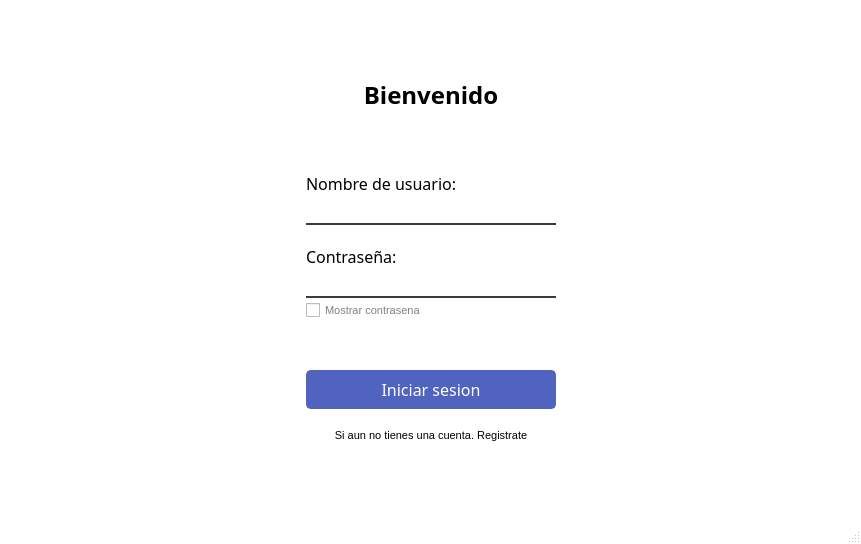
<?xml version="1.0" encoding="UTF-8"?>
<ui version="4.0">
 <class>Login</class>
 <widget class="QMainWindow" name="Login">
  <property name="geometry">
   <rect>
    <x>0</x>
    <y>0</y>
    <width>861</width>
    <height>544</height>
   </rect>
  </property>
  <property name="font">
   <font>
    <family>Open Sans</family>
    <pointsize>12</pointsize>
    <bold>false</bold>
   </font>
  </property>
  <property name="acceptDrops">
   <bool>true</bool>
  </property>
  <property name="windowTitle">
   <string>Asistente Financiero Personal</string>
  </property>
  <property name="styleSheet">
   <string notr="true">QMainWindow {
	background-color: rgb(255, 255, 255)
}

QPushButton#btnRegistrarse{
	border: none;
	background-color: transparent;
	color: black;
	text-align: center; 
	padding: 0px; 
}

QPushButton#btnRegistrarse:hover {
            text-decoration: underline; /* Optional: Add underline on hover */
}

QPushButton#btnRegistrarse:pressed {
            color: gray; /* Optional: Change color on click */
}

QCheckBox {
	color:gray;
}
QPushButton{
	background-color: rgb(80, 99, 191);
	color: rgb(255, 255, 255);
	border: 2px solid rgb(80, 99, 191);
	border-radius: 5px;
	padding: 6px;
}

QLineEdit{
	border: none;
	border-bottom: 2px solid rgb(60, 60, 60);
}

QLineEdit:focus{
	border-bottom: 2px solid rgb(103, 129, 255);
}

QPushButton:hover,
QPushButton:clicked{
	background-color: rgb(65, 84, 176);
	border: 2px solid rgb(65, 84, 176);
}

</string>
  </property>
  <widget class="QWidget" name="centralwidget">
   <layout class="QGridLayout" name="gridLayout_2">
    <item row="0" column="1">
     <spacer name="verticalSpacer_3">
      <property name="orientation">
       <enum>Qt::Orientation::Vertical</enum>
      </property>
      <property name="sizeHint" stdset="0">
       <size>
        <width>20</width>
        <height>23</height>
       </size>
      </property>
     </spacer>
    </item>
    <item row="1" column="0">
     <spacer name="horizontalSpacer_3">
      <property name="orientation">
       <enum>Qt::Orientation::Horizontal</enum>
      </property>
      <property name="sizeHint" stdset="0">
       <size>
        <width>227</width>
        <height>20</height>
       </size>
      </property>
     </spacer>
    </item>
    <item row="1" column="1">
     <widget class="QWidget" name="widget" native="true">
      <layout class="QGridLayout" name="gridLayout">
       <property name="verticalSpacing">
        <number>6</number>
       </property>
       <item row="0" column="1">
        <spacer name="verticalSpacer">
         <property name="orientation">
          <enum>Qt::Orientation::Vertical</enum>
         </property>
         <property name="sizeHint" stdset="0">
          <size>
           <width>20</width>
           <height>17</height>
          </size>
         </property>
        </spacer>
       </item>
       <item row="2" column="1">
        <spacer name="verticalSpacer_2">
         <property name="orientation">
          <enum>Qt::Orientation::Vertical</enum>
         </property>
         <property name="sizeHint" stdset="0">
          <size>
           <width>20</width>
           <height>19</height>
          </size>
         </property>
        </spacer>
       </item>
       <item row="1" column="1">
        <layout class="QVBoxLayout" name="verticalLayout_4">
         <property name="spacing">
          <number>20</number>
         </property>
         <item>
          <widget class="QLabel" name="lblBienvenido">
           <property name="font">
            <font>
             <family>Open Sans</family>
             <pointsize>18</pointsize>
             <italic>false</italic>
             <bold>true</bold>
             <kerning>true</kerning>
            </font>
           </property>
           <property name="text">
            <string>Bienvenido</string>
           </property>
           <property name="alignment">
            <set>Qt::AlignmentFlag::AlignCenter</set>
           </property>
          </widget>
         </item>
         <item>
          <layout class="QVBoxLayout" name="verticalLayout_3">
           <property name="topMargin">
            <number>40</number>
           </property>
           <property name="bottomMargin">
            <number>30</number>
           </property>
           <item>
            <layout class="QVBoxLayout" name="verticalLayout">
             <property name="spacing">
              <number>3</number>
             </property>
             <item>
              <widget class="QLabel" name="lblNombreUsuario">
               <property name="font">
                <font>
                 <family>Adwaita Sans</family>
                 <pointsize>12</pointsize>
                </font>
               </property>
               <property name="styleSheet">
                <string notr="true"/>
               </property>
               <property name="text">
                <string>Nombre de usuario:</string>
               </property>
              </widget>
             </item>
             <item>
              <widget class="QLineEdit" name="txtNombreUsuario">
               <property name="minimumSize">
                <size>
                 <width>250</width>
                 <height>0</height>
                </size>
               </property>
               <property name="font">
                <font>
                 <family>Adwaita Sans</family>
                 <pointsize>12</pointsize>
                </font>
               </property>
              </widget>
             </item>
            </layout>
           </item>
           <item>
            <layout class="QVBoxLayout" name="verticalLayout_2">
             <property name="spacing">
              <number>3</number>
             </property>
             <item>
              <widget class="QLabel" name="lblPassword">
               <property name="font">
                <font>
                 <family>Adwaita Sans</family>
                 <pointsize>12</pointsize>
                </font>
               </property>
               <property name="text">
                <string>Contraseña:</string>
               </property>
              </widget>
             </item>
             <item>
              <widget class="QLineEdit" name="txtPassword">
               <property name="font">
                <font>
                 <family>Adwaita Sans</family>
                 <pointsize>12</pointsize>
                </font>
               </property>
               <property name="echoMode">
                <enum>QLineEdit::EchoMode::Password</enum>
               </property>
              </widget>
             </item>
             <item>
              <widget class="QCheckBox" name="cbxMostrarPassword">
               <property name="font">
                <font>
                 <pointsize>8</pointsize>
                </font>
               </property>
               <property name="text">
                <string>Mostrar contrasena</string>
               </property>
              </widget>
             </item>
            </layout>
           </item>
          </layout>
         </item>
         <item>
          <widget class="QPushButton" name="btnIniciarSesion">
           <property name="font">
            <font>
             <family>Adwaita Sans</family>
             <pointsize>12</pointsize>
             <bold>false</bold>
            </font>
           </property>
           <property name="text">
            <string>Iniciar sesion</string>
           </property>
          </widget>
         </item>
         <item>
          <widget class="QPushButton" name="btnRegistrarse">
           <property name="font">
            <font>
             <pointsize>8</pointsize>
            </font>
           </property>
           <property name="text">
            <string>Si aun no tienes una cuenta. Registrate</string>
           </property>
          </widget>
         </item>
        </layout>
       </item>
       <item row="1" column="0">
        <spacer name="horizontalSpacer">
         <property name="orientation">
          <enum>Qt::Orientation::Horizontal</enum>
         </property>
         <property name="sizeHint" stdset="0">
          <size>
           <width>40</width>
           <height>20</height>
          </size>
         </property>
        </spacer>
       </item>
       <item row="1" column="2">
        <spacer name="horizontalSpacer_2">
         <property name="orientation">
          <enum>Qt::Orientation::Horizontal</enum>
         </property>
         <property name="sizeHint" stdset="0">
          <size>
           <width>40</width>
           <height>20</height>
          </size>
         </property>
        </spacer>
       </item>
      </layout>
     </widget>
    </item>
    <item row="1" column="2">
     <spacer name="horizontalSpacer_4">
      <property name="orientation">
       <enum>Qt::Orientation::Horizontal</enum>
      </property>
      <property name="sizeHint" stdset="0">
       <size>
        <width>226</width>
        <height>20</height>
       </size>
      </property>
     </spacer>
    </item>
    <item row="2" column="1">
     <spacer name="verticalSpacer_4">
      <property name="orientation">
       <enum>Qt::Orientation::Vertical</enum>
      </property>
      <property name="sizeHint" stdset="0">
       <size>
        <width>20</width>
        <height>23</height>
       </size>
      </property>
     </spacer>
    </item>
   </layout>
  </widget>
  <widget class="QMenuBar" name="menubar">
   <property name="geometry">
    <rect>
     <x>0</x>
     <y>0</y>
     <width>861</width>
     <height>24</height>
    </rect>
   </property>
  </widget>
  <widget class="QStatusBar" name="statusbar"/>
 </widget>
 <resources/>
 <connections/>
</ui>
